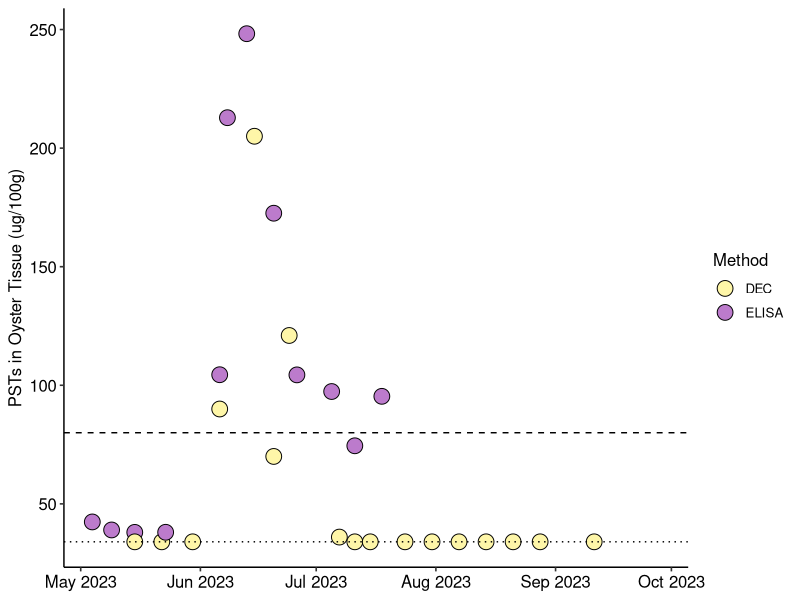
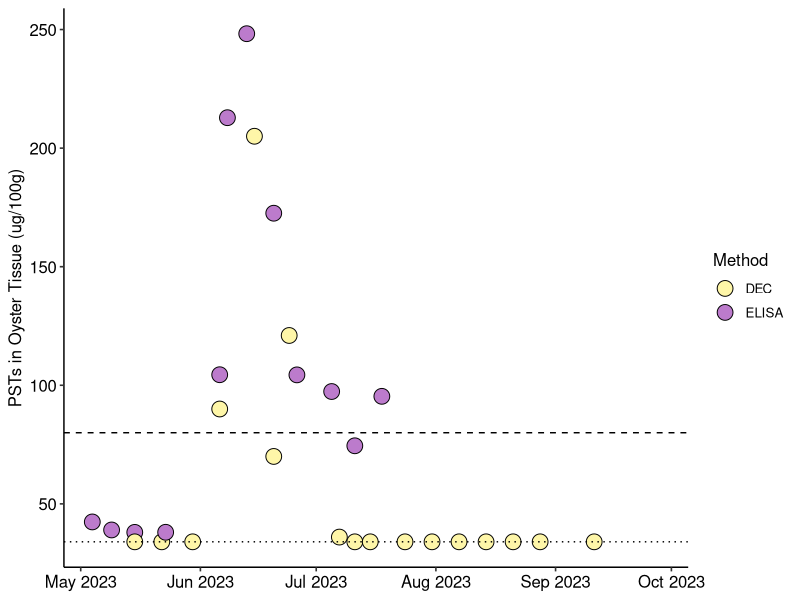

Recreate these plots in R, in order.
## ---- chunk 1
knitr::opts_chunk$set(echo = TRUE)
## ---- chunk 2
#install.packages("ggplot2")
#install.packages("ggpubr")
## ---- chunk 3
library(ggplot2)
library(ggpubr)
## ---- chunk 4
oyster_psts <- read.csv("../Data/Oyster_PSTs.csv")
## ---- chunk 5
oyster_psts$Date <- as.Date(oyster_psts$Date, "%m/%d/%Y")
## ---- chunk 6
pst_plot <- ggplot(oyster_psts, aes(x = Date, y = Tox_ug_100g, fill = Method)) +
  geom_point(size = 5, shape = 21) +
  scale_fill_manual(values = c("#FEF6A8", "#BC7BCC")) +
  theme_pubr() +
  scale_x_date(date_breaks = "1 month", date_labels = "%b %Y") +
  labs(x = NULL, y = "PSTs in Oyster Tissue (ug/100g)") +
    theme(legend.position = "right") +
  geom_hline(yintercept = 80, linetype = "dashed") +
  geom_hline(yintercept = 34, linetype = "dotted")
pst_plot
## ---- chunk 7
jpeg("../Figures/Fig4.jpg", width = 8, height = 5, units="in", res=600)
pst_plot
